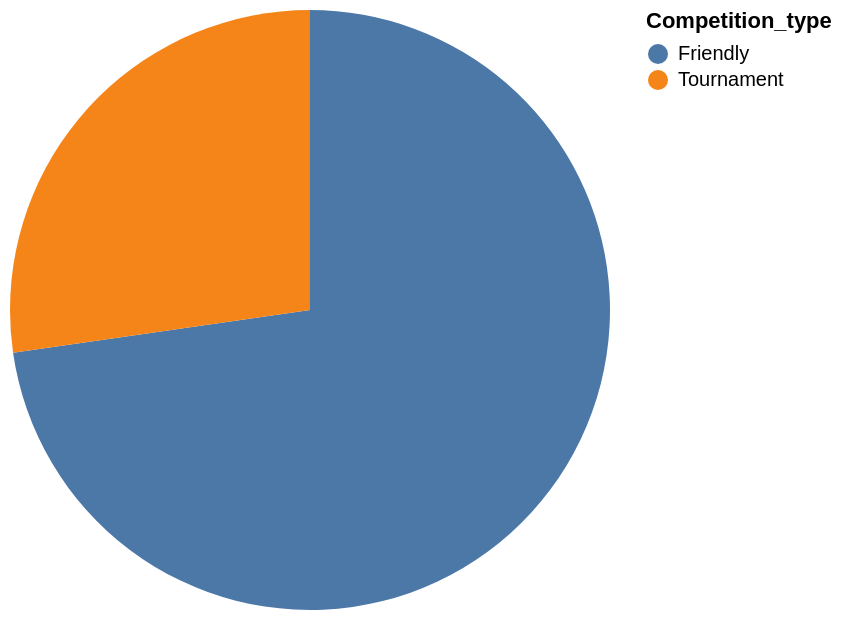

The specification (Vega-Lite) saved for this image:
### Vega-Lite specification from a JSON file in a GitHub repository (floating-point values rounded to 4 significant figures)
{"data": {"values": [{"x_data": "Friendly", "y_data": 8}, {"x_data": "Tournament", "y_data": 3}]}, "mark": "arc", "encoding": {"theta": {"field": "y_data", "type": "quantitative", "title": "COUNT(Competition_type)"}, "color": {"field": "x_data", "type": "nominal", "title": "Competition_type"}}}
